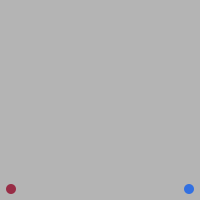
Frame 1 (no input)
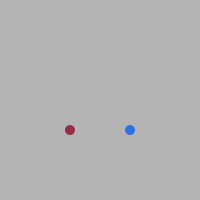
Frame 60 (the mouse pressed at the canvas centre just before this capture)
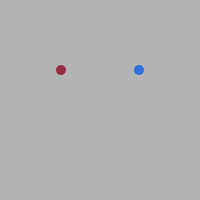
Frame 120 (the mouse held since frame 60 and released just before this capture)

The Processing sketch that drew these frames (run headless with seeded random() and noise(); from frame 60 on, the mouse is pressed at the canvas centre):

// Processing sketch: quiz5_q1
// ── quiz5_q1.pde
//Oscar Miniet
//Question 1

int sx1 = 1;
int sy1 = -1;
int sx2 = -1;
int sy2 = -1;

int radius = 10;
int x1, y1, x2, y2;

color c1 = color(152, 45, 70);
color c2 = color(50, 112, 225);

void setup()
{
    size(200, 200);
    background(180);  
    x1 = radius;
    y1 = height - radius;
    x2 = width - radius;
    y2 = height - radius;

    smooth();
    noStroke();
}

void draw()
{
    background(180);  

  // TODO: move two balls using posteriori method 
    x1 += sx1;
    y1 += sy1;
    x2 += sx2;
    y2 += sy2;
    
    if (dist(x1,y1,x2,y2) < radius /*misleading variable name*/){
      sx1 *= -1;
      sx2 *= -1;
      
      x1 += sx1;  //adjust so balls are not inside of each other even for a frame
      x2 += sx2;
    }
    


    fill(c1);
    ellipse(x1, y1, radius, radius);
    fill(c2);
    ellipse(x2, y2, radius, radius);
}
